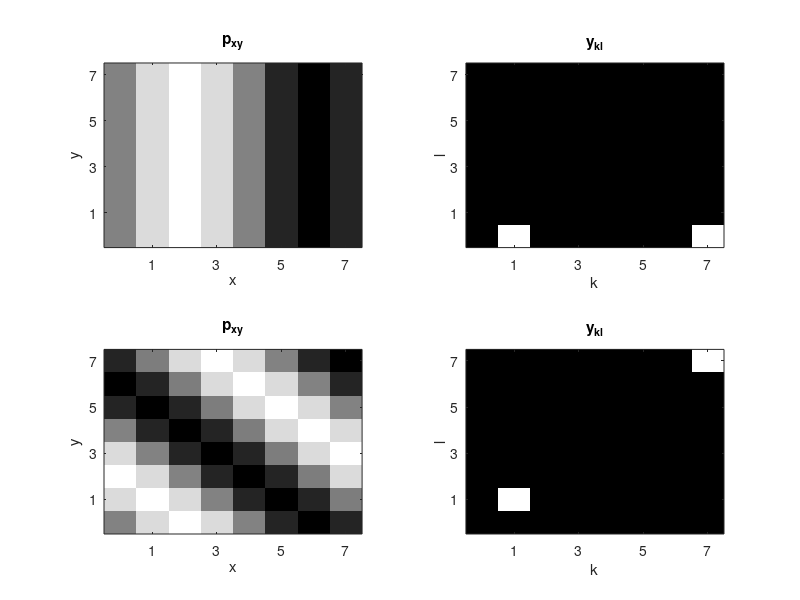

Write the MATLAB code that produced this figure.
% Produce a demonstration figure for a 2D spectrum

% An image with vertical stripes
xy = [0:7;0:7;0:7;0:7;0:7;0:7;0:7;0:7];
pxy = sin(xy*pi/4);
subplot(2,2,1), imagesc(pxy),colormap(gray);
axis xy;
yt=get(gca, 'YTick');
set(gca, 'YTickLabel', yt-1);
xt=get(gca, 'XTick');
set(gca, 'XTickLabel', xt-1);
xlabel('x'),ylabel('y');
title('p_{xy}')

ykl = abs(fft2(pxy));
subplot(2,2,2), imagesc(ykl),colormap(gray);
axis xy;
yt=get(gca, 'YTick');
set(gca, 'YTickLabel', yt-1);
xt=get(gca, 'XTick');
set(gca, 'XTickLabel', xt-1);
xlabel('k'),ylabel('l');
title('y_{kl}')

% An image with diagonal stripes
for x = [0:7],
  for y = [0:7],
    xy(x+1,y+1) = x+y;
  end;
end;
pxy = sin(xy*pi/4);
subplot(2,2,3), imagesc(pxy),colormap(gray);
axis xy;
yt=get(gca, 'YTick');
set(gca, 'YTickLabel', yt-1);
xt=get(gca, 'XTick');
set(gca, 'XTickLabel', xt-1);
xlabel('x'),ylabel('y');
title('p_{xy}')

ykl = abs(fft2(pxy));
subplot(2,2,4), imagesc(ykl),colormap(gray);
axis xy;
yt=get(gca, 'YTick');
set(gca, 'YTickLabel', yt-1);
xt=get(gca, 'XTick');
set(gca, 'XTickLabel', xt-1);
xlabel('k'),ylabel('l');
title('y_{kl}')

print -depsc2 'dctdemo.eps'